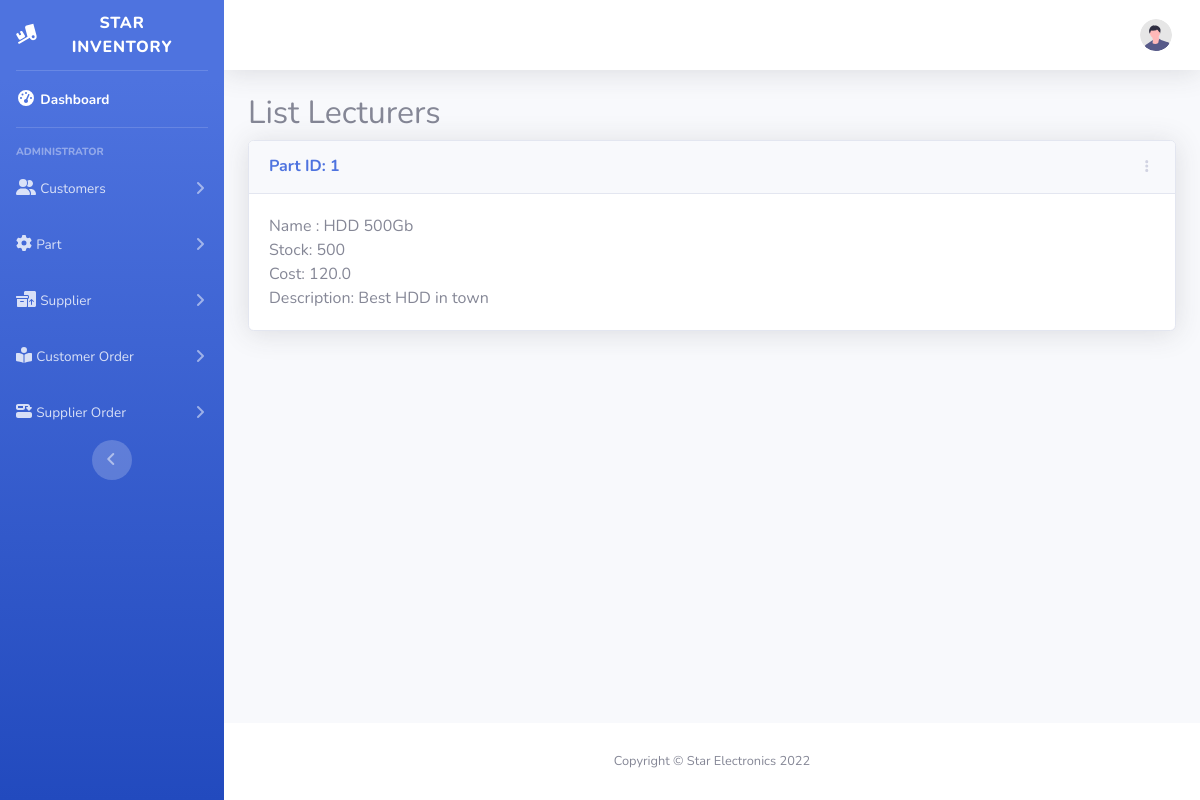
The page /parts on the database as committed earlier.
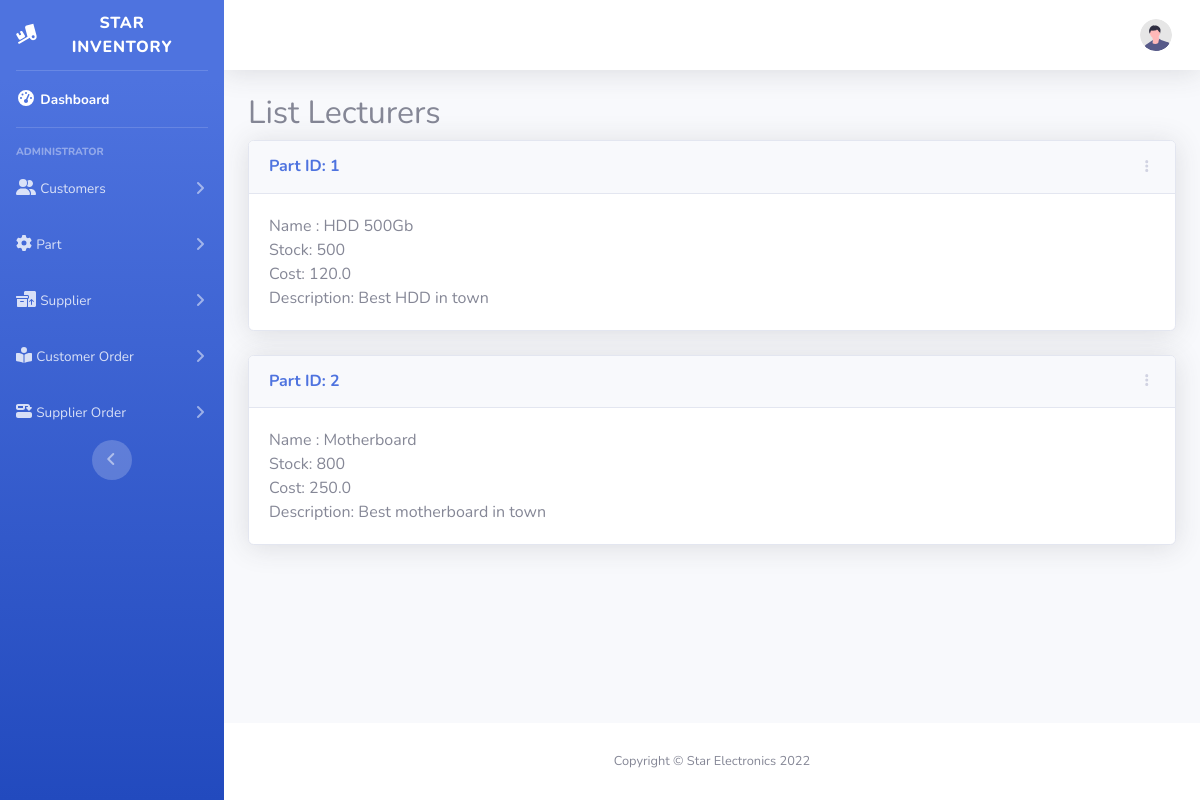
The same page on the database as committed later.
### StarInventory/models.py (models this page shows, shortened)
class Part(models.Model):
    name = models.CharField(null=False, blank=False, max_length=20)
    stock = models.IntegerField(null=False, blank=False, default=0)
    cost = models.FloatField(null=False, blank=False)
    reorder_level = models.IntegerField(null=False, blank=False, default=0)
    order_quantity = models.IntegerField(null=False, blank=False, default=20)
    reserved_stock = models.IntegerField(null=False, blank=False, default=0)
    description = models.TextField(null=False, blank=False, max_length=100)
    manufacturer = models.CharField(null=False, blank=False, max_length=20)
    supplier = models.ForeignKey(Supplier, on_delete=models.DO_NOTHING)

### StarInventory/views.py (the view)
# urls.py: path('parts', list_parts, name="list_parts"),
def list_parts(request):
    parts = Part.objects.all()
    context = {"parts": parts}
    return render(request, "list_parts.html", context)

### StarInventory/templates/list_parts.html (shortened to what this page needs)
{% extends "base.html" %}
{% block content %}
    <h2>List Lecturers</h2>
            {% for part in parts %}
                <div class="card shadow mb-4">
                    <div
                            class="card-header py-3 d-flex flex-row align-items-center justify-content-between">
                        <h6 class="m-0 font-weight-bold text-primary">Part ID: {{ part.id }}</h6>
                        <div class="dropdown no-arrow">
                            <a class="dropdown-toggle" href="#" role="button" id="dropdownMenuLink"
                               data-toggle="dropdown" aria-haspopup="true" aria-expanded="false">
                                <i class="fas fa-ellipsis-v fa-sm fa-fw text-gray-400"></i>
                            </a>
                        </div>
                    </div>
                    <div class="card-body">
                        Name : {{ part.name }} <br/>
                        Stock: {{ part.stock }} <br/>
                        Cost: {{ part.cost }} <br/>
                        Description: {{ part.description }}
                    </div>
                </div>
            {% endfor %}
{% endblock %}

Rows that differ between the two databases and show on the page:
added Part: id "2", name "Motherboard", stock "800", cost "250.0", description "Best motherboard in town"
